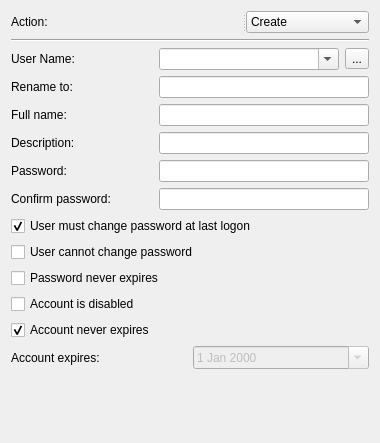
<?xml version="1.0" encoding="UTF-8"?>
<ui version="4.0">
 <class>LocalUserWidget</class>
 <widget class="QWidget" name="LocalUserWidget">
  <property name="geometry">
   <rect>
    <x>0</x>
    <y>0</y>
    <width>380</width>
    <height>443</height>
   </rect>
  </property>
  <property name="windowTitle">
   <string>Form</string>
  </property>
  <layout class="QGridLayout" name="gridLayout_2">
   <item row="2" column="0" colspan="2">
    <layout class="QGridLayout" name="gridLayout">
     <item row="0" column="2">
      <widget class="QToolButton" name="sourceToolButton">
       <property name="text">
        <string>...</string>
       </property>
      </widget>
     </item>
     <item row="1" column="0">
      <widget class="QLabel" name="renameLabel">
       <property name="sizePolicy">
        <sizepolicy hsizetype="Fixed" vsizetype="Preferred">
         <horstretch>0</horstretch>
         <verstretch>0</verstretch>
        </sizepolicy>
       </property>
       <property name="minimumSize">
        <size>
         <width>142</width>
         <height>0</height>
        </size>
       </property>
       <property name="font">
        <font>
         <pointsize>9</pointsize>
        </font>
       </property>
       <property name="text">
        <string>Rename to:</string>
       </property>
       <property name="buddy">
        <cstring>renameLineEdit</cstring>
       </property>
      </widget>
     </item>
     <item row="3" column="1" colspan="2">
      <widget class="QLineEdit" name="descriptionLineEdit"/>
     </item>
     <item row="4" column="0">
      <widget class="QLabel" name="passwordLabel">
       <property name="sizePolicy">
        <sizepolicy hsizetype="Fixed" vsizetype="Preferred">
         <horstretch>0</horstretch>
         <verstretch>0</verstretch>
        </sizepolicy>
       </property>
       <property name="minimumSize">
        <size>
         <width>142</width>
         <height>0</height>
        </size>
       </property>
       <property name="text">
        <string>Password:</string>
       </property>
       <property name="buddy">
        <cstring>passwordLineEdit</cstring>
       </property>
      </widget>
     </item>
     <item row="2" column="0">
      <widget class="QLabel" name="fullNameLabel">
       <property name="sizePolicy">
        <sizepolicy hsizetype="Fixed" vsizetype="Preferred">
         <horstretch>0</horstretch>
         <verstretch>0</verstretch>
        </sizepolicy>
       </property>
       <property name="minimumSize">
        <size>
         <width>142</width>
         <height>0</height>
        </size>
       </property>
       <property name="text">
        <string>Full name:</string>
       </property>
       <property name="buddy">
        <cstring>fullNameLineEdit</cstring>
       </property>
      </widget>
     </item>
     <item row="2" column="1" colspan="2">
      <widget class="QLineEdit" name="fullNameLineEdit"/>
     </item>
     <item row="5" column="1" colspan="2">
      <widget class="QLineEdit" name="confirmPasswordLineEdit">
       <property name="echoMode">
        <enum>QLineEdit::Password</enum>
       </property>
      </widget>
     </item>
     <item row="1" column="1" colspan="2">
      <widget class="QLineEdit" name="renameLineEdit">
       <property name="text">
        <string/>
       </property>
      </widget>
     </item>
     <item row="5" column="0">
      <widget class="QLabel" name="confirmPasswordLabel">
       <property name="sizePolicy">
        <sizepolicy hsizetype="Fixed" vsizetype="Preferred">
         <horstretch>0</horstretch>
         <verstretch>0</verstretch>
        </sizepolicy>
       </property>
       <property name="minimumSize">
        <size>
         <width>142</width>
         <height>0</height>
        </size>
       </property>
       <property name="text">
        <string>Confirm password:</string>
       </property>
       <property name="buddy">
        <cstring>confirmPasswordLineEdit</cstring>
       </property>
      </widget>
     </item>
     <item row="3" column="0">
      <widget class="QLabel" name="descriptionLabel">
       <property name="sizePolicy">
        <sizepolicy hsizetype="Fixed" vsizetype="Preferred">
         <horstretch>0</horstretch>
         <verstretch>0</verstretch>
        </sizepolicy>
       </property>
       <property name="minimumSize">
        <size>
         <width>142</width>
         <height>0</height>
        </size>
       </property>
       <property name="text">
        <string>Description:</string>
       </property>
       <property name="buddy">
        <cstring>descriptionLineEdit</cstring>
       </property>
      </widget>
     </item>
     <item row="4" column="1" colspan="2">
      <widget class="QLineEdit" name="passwordLineEdit">
       <property name="echoMode">
        <enum>QLineEdit::Password</enum>
       </property>
      </widget>
     </item>
     <item row="0" column="0">
      <widget class="QLabel" name="userNameLabel">
       <property name="sizePolicy">
        <sizepolicy hsizetype="Fixed" vsizetype="Preferred">
         <horstretch>0</horstretch>
         <verstretch>0</verstretch>
        </sizepolicy>
       </property>
       <property name="minimumSize">
        <size>
         <width>142</width>
         <height>0</height>
        </size>
       </property>
       <property name="font">
        <font>
         <pointsize>9</pointsize>
        </font>
       </property>
       <property name="text">
        <string>User Name:</string>
       </property>
      </widget>
     </item>
     <item row="0" column="1">
      <widget class="QComboBox" name="userComboBox">
       <property name="editable">
        <bool>true</bool>
       </property>
       <property name="currentIndex">
        <number>0</number>
       </property>
       <item>
        <property name="text">
         <string/>
        </property>
       </item>
       <item>
        <property name="text">
         <string>Administrator (built-in)</string>
        </property>
       </item>
       <item>
        <property name="text">
         <string>Guest (built-in)</string>
        </property>
       </item>
      </widget>
     </item>
    </layout>
   </item>
   <item row="4" column="0" colspan="2">
    <layout class="QHBoxLayout" name="accountHorizontalLayout">
     <item>
      <widget class="QLabel" name="accountExpiresLabel">
       <property name="text">
        <string>Account expires:</string>
       </property>
       <property name="buddy">
        <cstring>accountExpiresDateEdit</cstring>
       </property>
      </widget>
     </item>
     <item>
      <widget class="QDateEdit" name="accountExpiresDateEdit">
       <property name="enabled">
        <bool>false</bool>
       </property>
       <property name="calendarPopup">
        <bool>true</bool>
       </property>
      </widget>
     </item>
    </layout>
   </item>
   <item row="0" column="0" colspan="2">
    <widget class="QSplitter" name="actionSplitter">
     <property name="orientation">
      <enum>Qt::Horizontal</enum>
     </property>
     <widget class="QLabel" name="actionLabel">
      <property name="sizePolicy">
       <sizepolicy hsizetype="Fixed" vsizetype="Preferred">
        <horstretch>0</horstretch>
        <verstretch>0</verstretch>
       </sizepolicy>
      </property>
      <property name="minimumSize">
       <size>
        <width>142</width>
        <height>0</height>
       </size>
      </property>
      <property name="text">
       <string>Action:</string>
      </property>
      <property name="buddy">
       <cstring>actionComboBox</cstring>
      </property>
     </widget>
     <widget class="QComboBox" name="actionComboBox">
      <property name="currentText">
       <string>Create</string>
      </property>
      <item>
       <property name="text">
        <string>Create</string>
       </property>
      </item>
      <item>
       <property name="text">
        <string>Replace</string>
       </property>
      </item>
      <item>
       <property name="text">
        <string>Update</string>
       </property>
      </item>
      <item>
       <property name="text">
        <string>Delete</string>
       </property>
      </item>
     </widget>
    </widget>
   </item>
   <item row="3" column="0" colspan="2">
    <layout class="QVBoxLayout" name="userSettingsVerticalLayout">
     <item>
      <widget class="QCheckBox" name="changeLogonCheckBox">
       <property name="text">
        <string>User must change password at last logon</string>
       </property>
       <property name="checked">
        <bool>true</bool>
       </property>
      </widget>
     </item>
     <item>
      <widget class="QCheckBox" name="userCannotCheckBox">
       <property name="text">
        <string>User cannot change password</string>
       </property>
      </widget>
     </item>
     <item>
      <widget class="QCheckBox" name="passwordNeverCheckBox">
       <property name="text">
        <string>Password never expires</string>
       </property>
      </widget>
     </item>
     <item>
      <widget class="QCheckBox" name="accountDisabledCheckBox">
       <property name="text">
        <string>Account is disabled</string>
       </property>
      </widget>
     </item>
     <item>
      <widget class="QCheckBox" name="accountNeverCheckBox">
       <property name="text">
        <string>Account never expires</string>
       </property>
       <property name="checked">
        <bool>true</bool>
       </property>
      </widget>
     </item>
    </layout>
   </item>
   <item row="1" column="0" colspan="2">
    <widget class="Line" name="line">
     <property name="orientation">
      <enum>Qt::Horizontal</enum>
     </property>
    </widget>
   </item>
   <item row="5" column="0" colspan="2">
    <spacer name="verticalSpacer">
     <property name="orientation">
      <enum>Qt::Vertical</enum>
     </property>
     <property name="sizeHint" stdset="0">
      <size>
       <width>20</width>
       <height>111</height>
      </size>
     </property>
    </spacer>
   </item>
  </layout>
 </widget>
 <tabstops>
  <tabstop>actionComboBox</tabstop>
  <tabstop>sourceToolButton</tabstop>
  <tabstop>renameLineEdit</tabstop>
  <tabstop>fullNameLineEdit</tabstop>
  <tabstop>descriptionLineEdit</tabstop>
  <tabstop>passwordLineEdit</tabstop>
  <tabstop>confirmPasswordLineEdit</tabstop>
  <tabstop>changeLogonCheckBox</tabstop>
  <tabstop>userCannotCheckBox</tabstop>
  <tabstop>passwordNeverCheckBox</tabstop>
  <tabstop>accountDisabledCheckBox</tabstop>
  <tabstop>accountNeverCheckBox</tabstop>
  <tabstop>accountExpiresDateEdit</tabstop>
 </tabstops>
 <resources/>
 <connections>
  <connection>
   <sender>accountNeverCheckBox</sender>
   <signal>toggled(bool)</signal>
   <receiver>accountExpiresDateEdit</receiver>
   <slot>setDisabled(bool)</slot>
   <hints>
    <hint type="sourcelabel">
     <x>203</x>
     <y>376</y>
    </hint>
    <hint type="destinationlabel">
     <x>376</x>
     <y>410</y>
    </hint>
   </hints>
  </connection>
 </connections>
</ui>
